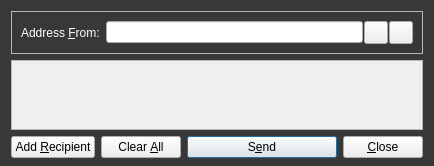
<?xml version="1.0" encoding="UTF-8"?>
<ui version="4.0">
 <class>SendMessagesDialog</class>
 <widget class="QDialog" name="SendMessagesDialog">
  <property name="geometry">
   <rect>
    <x>0</x>
    <y>0</y>
    <width>250</width>
    <height>100</height>
   </rect>
  </property>
  <property name="windowTitle">
   <string>Send Messages</string>
  </property>
  <property name="styleSheet">
   <string notr="true">#SendMessagesDialog { background-color: #383838; }</string>
  </property>
  <layout class="QVBoxLayout" name="verticalLayout" stretch="0,1,0">
   <property name="bottomMargin">
    <number>8</number>
   </property>
   <item>
    <widget class="QFrame" name="frameAddressFrom">
     <property name="sizePolicy">
      <sizepolicy hsizetype="Expanding" vsizetype="Expanding">
       <horstretch>0</horstretch>
       <verstretch>0</verstretch>
      </sizepolicy>
     </property>
     <property name="maximumSize">
      <size>
       <width>16777215</width>
       <height>16777215</height>
      </size>
     </property>
     <property name="frameShape">
      <enum>QFrame::StyledPanel</enum>
     </property>
     <property name="frameShadow">
      <enum>QFrame::Sunken</enum>
     </property>
     <layout class="QHBoxLayout" name="horizontalLayout_3">
      <item>
       <widget class="QLabel" name="addressFromLabel">
        <property name="styleSheet">
         <string notr="true">color: #ffffff;</string>
        </property>
        <property name="text">
         <string>Address &amp;From:</string>
        </property>
        <property name="buddy">
         <cstring>addressFrom</cstring>
        </property>
       </widget>
      </item>
      <item>
       <layout class="QHBoxLayout" name="horizontalLayout_4">
        <property name="spacing">
         <number>1</number>
        </property>
        <item>
         <widget class="QValidatedLineEdit" name="addressFrom"/>
        </item>
        <item>
         <widget class="QToolButton" name="addressBookButton">
          <property name="toolTip">
           <string>Choose address from address book</string>
          </property>
          <property name="text">
           <string/>
          </property>
          <property name="icon">
           <iconset resource="../bitcoin.qrc">
            <normaloff>:/icons/address-book</normaloff>:/icons/address-book</iconset>
          </property>
          <property name="shortcut">
           <string>Alt+A</string>
          </property>
         </widget>
        </item>
        <item>
         <widget class="QToolButton" name="pasteButton">
          <property name="toolTip">
           <string>Paste address from clipboard</string>
          </property>
          <property name="text">
           <string/>
          </property>
          <property name="icon">
           <iconset resource="../bitcoin.qrc">
            <normaloff>:/icons/editpaste</normaloff>:/icons/editpaste</iconset>
          </property>
          <property name="shortcut">
           <string>Alt+P</string>
          </property>
         </widget>
        </item>
       </layout>
      </item>
     </layout>
    </widget>
   </item>
   <item>
    <widget class="QScrollArea" name="scrollArea">
     <property name="widgetResizable">
      <bool>true</bool>
     </property>
     <widget class="QWidget" name="scrollAreaWidgetContents">
      <property name="geometry">
       <rect>
        <x>0</x>
        <y>0</y>
        <width>230</width>
        <height>198</height>
       </rect>
      </property>
      <layout class="QVBoxLayout" name="verticalLayout_2">
       <property name="leftMargin">
        <number>0</number>
       </property>
       <property name="topMargin">
        <number>0</number>
       </property>
       <property name="rightMargin">
        <number>0</number>
       </property>
       <property name="bottomMargin">
        <number>0</number>
       </property>
       <item>
        <layout class="QVBoxLayout" name="entries">
         <property name="spacing">
          <number>6</number>
         </property>
        </layout>
       </item>
       <item>
        <spacer name="verticalSpacer">
         <property name="orientation">
          <enum>Qt::Vertical</enum>
         </property>
         <property name="sizeHint" stdset="0">
          <size>
           <width>20</width>
           <height>40</height>
          </size>
         </property>
        </spacer>
       </item>
      </layout>
     </widget>
    </widget>
   </item>
   <item>
    <layout class="QHBoxLayout" name="horizontalLayout">
     <item>
      <widget class="QPushButton" name="addButton">
       <property name="toolTip">
        <string>Send to multiple recipients at once</string>
       </property>
       <property name="text">
        <string>Add &amp;Recipient</string>
       </property>
       <property name="icon">
        <iconset resource="../bitcoin.qrc">
         <normaloff>:/icons/add</normaloff>:/icons/add</iconset>
       </property>
       <property name="autoDefault">
        <bool>false</bool>
       </property>
      </widget>
     </item>
     <item>
      <widget class="QPushButton" name="clearButton">
       <property name="sizePolicy">
        <sizepolicy hsizetype="Minimum" vsizetype="Fixed">
         <horstretch>0</horstretch>
         <verstretch>0</verstretch>
        </sizepolicy>
       </property>
       <property name="toolTip">
        <string>Remove all transaction fields</string>
       </property>
       <property name="text">
        <string>Clear &amp;All</string>
       </property>
       <property name="icon">
        <iconset resource="../bitcoin.qrc">
         <normaloff>:/icons/remove</normaloff>:/icons/remove</iconset>
       </property>
       <property name="autoRepeatDelay">
        <number>300</number>
       </property>
       <property name="autoDefault">
        <bool>false</bool>
       </property>
      </widget>
     </item>
     <item>
      <spacer name="horizontalSpacer">
       <property name="orientation">
        <enum>Qt::Horizontal</enum>
       </property>
       <property name="sizeHint" stdset="0">
        <size>
         <width>40</width>
         <height>20</height>
        </size>
       </property>
      </spacer>
     </item>
     <item>
      <widget class="QPushButton" name="sendButton">
       <property name="minimumSize">
        <size>
         <width>150</width>
         <height>0</height>
        </size>
       </property>
       <property name="toolTip">
        <string>Confirm the send action</string>
       </property>
       <property name="text">
        <string>S&amp;end</string>
       </property>
       <property name="icon">
        <iconset resource="../bitcoin.qrc">
         <normaloff>:/icons/send</normaloff>:/icons/send</iconset>
       </property>
       <property name="default">
        <bool>true</bool>
       </property>
      </widget>
     </item>
     <item>
      <widget class="QPushButton" name="closeButton">
       <property name="text">
        <string>&amp;Close</string>
       </property>
       <property name="icon">
        <iconset resource="../bitcoin.qrc">
         <normaloff>:/icons/quit</normaloff>:/icons/quit</iconset>
       </property>
      </widget>
     </item>
    </layout>
   </item>
  </layout>
 </widget>
 <customwidgets>
  <customwidget>
   <class>QValidatedLineEdit</class>
   <extends>QLineEdit</extends>
   <header>qvalidatedlineedit.h</header>
  </customwidget>
 </customwidgets>
 <resources>
  <include location="../bitcoin.qrc"/>
 </resources>
 <connections/>
</ui>
